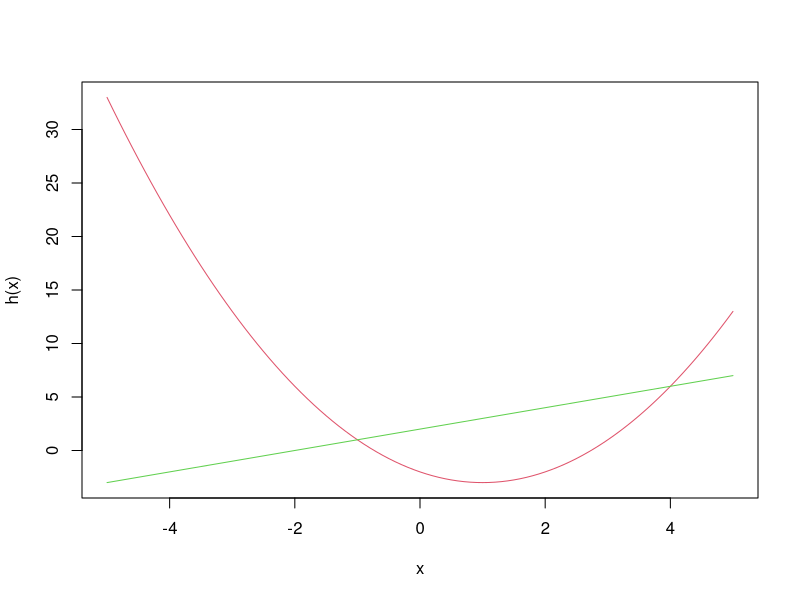

This figure's R source:
## ---- chunk 1
C <- 6530 - 350- 220

print(C)
## ---- chunk 2
N <- function(t, c=C){
  1050/(3* t^3) + c
}

(N_prime <- deriv(expression(N), "t"))
## ---- chunk 3
f <- function(x){
  2 * x - 9
}

x_vals <- c(5, 6, 7, 8)

# Iterate over rectangles (width = 1). and sum up area of riemann rectangles
area <- 0 
for (x in x_vals){
  rect_area <- 1 * f(x)
  area <- area + rect_area
}

print(area)
## ---- chunk 4
g <- function(x){
  x + 2
}
h <- function(x){
  x^2 - 2*x - 2
}

# Plotting our functions
curve(h, from =-5, to=5, col=2)
curve(g, from =-5, to=5,  col=3, add=TRUE)
## ---- chunk 5
x1 <- -1
x2 <- 4

int_g <- integrate(g, x1, x2)
int_h <- integrate(h, x1, x2)

(area <- int_g[1]$value - int_h[1]$value)
## ---- chunk 6
f <- function(x){
  return(1 / (6 * x))
}

# Now let's integrate over our interval
(i <- integrate(f, 1, exp(6)))
